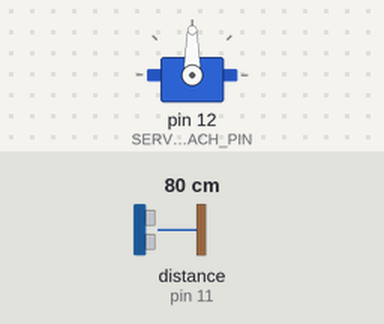
This sketch was run on a simulated Arduino Uno, built with avr-gcc and run on an emulated ATmega328P. Parts: servo. Wiring (inferred from the names in the program): ultrasonic range finder: trigger pin 10; echo pin 11. The test bench sets the inputs (shaded band); at power-on: distance to the obstacle (sensor on pin 11) 80 cm. The echo pulse lasts 58.3 µs per cm; what the sketch prints to the serial monitor is not drawn.

Above: at 0.06 s.
1.3 s: distance to the obstacle (sensor on pin 11) set to 2 cm
At 1.9 s:
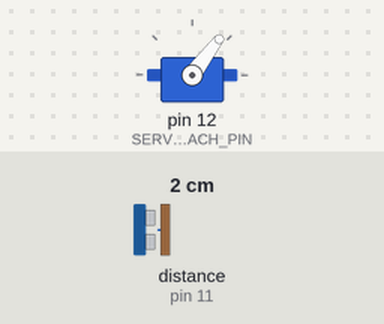
4.3 s: distance to the obstacle (sensor on pin 11) set to 18 cm
At 11.74 s:
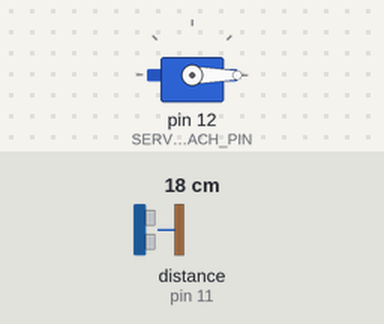
Timing chart, 0 to 13.3 s (numbered marks = the images above; inputs shaded):
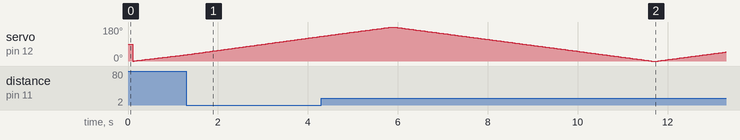

The sketch:

radar_system.ino
```cpp
/*
// Includes the Servo library
#include <Servo.h>.
// Defines Tirg and Echo pins of the Ultrasonic Sensor
const int trigPin = 10;
const int echoPin = 11;

// Variables for the duration and the distance
long duration;
int distance;

int servo_delay = 15;

Servo myServo; // Creates a servo object for controlling the servo motor

void setup() {
  pinMode(trigPin, OUTPUT); // Sets the trigPin as an Output
  pinMode(echoPin, INPUT); // Sets the echoPin as an Input
  Serial.begin(9600);
  myServo.attach(12); // Defines on which pin is the servo motor attached
}

void loop() {
  // rotates the servo motor from 15 to 165 degrees
  for(int i=15;i<=165;i++){
    servoAction(i);
  }

  // Repeats the previous lines from 165 to 15 degrees
  for(int i=165;i>15;i--){
    servoAction(i);
  }
}

int servoAction(int degree) {
  myServo.write(degree);
  delay(servo_delay);
  distance = calculateDistance(); // Calls a function for calculating the distance measured by the Ultrasonic sensor for each degree

  // Serial.print(i); // Sends the current degree into the Serial Port
  // Serial.print(","); // Sends addition character right next to the previous value needed later in the Processing IDE for indexing
  // Serial.print(distance); // Sends the distance value into the Serial Port
  // Serial.print("."); // Sends addition character right next to the previous value needed later in the Processing IDE for indexing

  Serial.print(degree);
  Serial.print(", ");
  Serial.print(distance);
  Serial.println();
}

// Function for calculating the distance measured by the Ultrasonic sensor
int calculateDistance(){

  digitalWrite(trigPin, LOW);
  delayMicroseconds(2);
  // Sets the trigPin on HIGH state for 10 micro seconds
  digitalWrite(trigPin, HIGH);
  delayMicroseconds(10);
  digitalWrite(trigPin, LOW);
  duration = pulseIn(echoPin, HIGH); // Reads the echoPin, returns the sound wave travel time in microseconds
  distance= duration*0.034/2;
  return distance;
}
*/
// NEW

#include <Servo.h>

Servo myservo;

int servo_pos = 0;
int servo_delay = 30;

const int SERVO_ATTACH_PIN = 12;
const int trigPin = 10;
const int echoPin = 11;

// Variables for the duration and the distance
long duration;
int distance;

void setup() {
  pinMode(trigPin, OUTPUT); // Sets the trigPin as an Output
  pinMode(echoPin, INPUT); // Sets the echoPin as an Input
  myservo.attach(SERVO_ATTACH_PIN);
  Serial.begin(9600);
}

void loop()
{


  delay(100);
    for (servo_pos = 0; servo_pos <= 180; servo_pos += 1) // change here in the place 0 and 180 , into any two degrees you wish the servo to sweep.
    {
     servoAction(servo_pos);
    //  distanceCalculate();
    }

    for (servo_pos = 180; servo_pos >= 0; servo_pos -= 1)  // change here also  in the place 0 and 180 , into any two degrees you wish the servo to sweep.
    {
     servoAction(servo_pos);
    //  distanceCalculate();
    }

}

int servoAction(int degree) {
  myservo.write(degree);
  delay(servo_delay);
  distance = calculateDistance(); // Calls a function for calculating the distance measured by the Ultrasonic sensor for each degree

  Serial.print(degree); // Sends the current degree into the Serial Port
  Serial.print(","); // Sends addition character right next to the previous value needed later in the Processing IDE for indexing
  Serial.print(distance); // Sends the distance value into the Serial Port
  Serial.print("."); // Sends addition character right next to the previous value needed later in the Processing IDE for indexing
}

// Function for calculating the distance measured by the Ultrasonic sensor
int calculateDistance() {

  digitalWrite(trigPin, LOW);
  delayMicroseconds(2);
  // Sets the trigPin on HIGH state for 10 micro seconds
  digitalWrite(trigPin, HIGH);
  delayMicroseconds(10);
  digitalWrite(trigPin, LOW);
  duration = pulseIn(echoPin, HIGH); // Reads the echoPin, returns the sound wave travel time in microseconds
  distance= duration*0.034/2;
  return distance;

}
```
